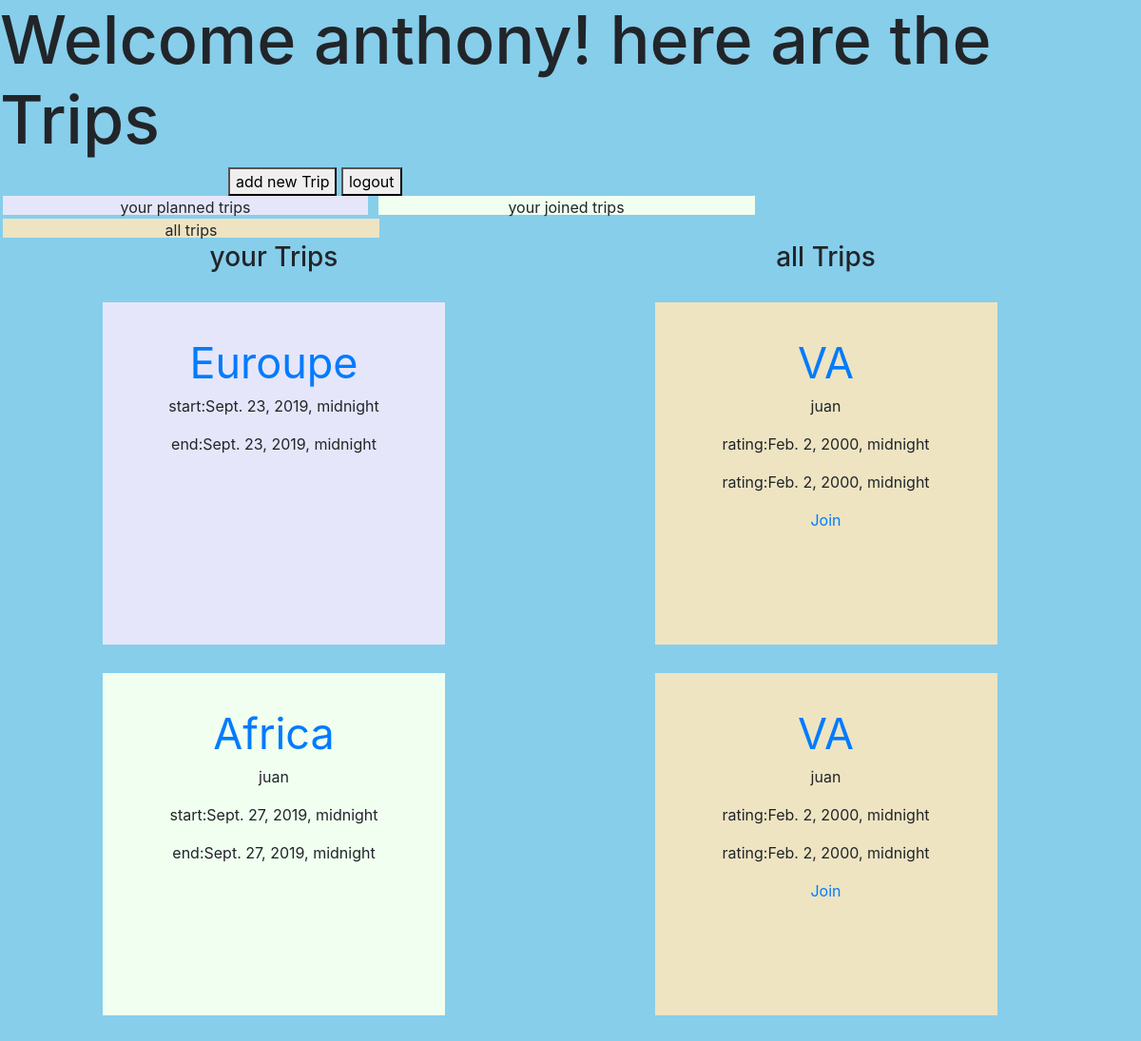
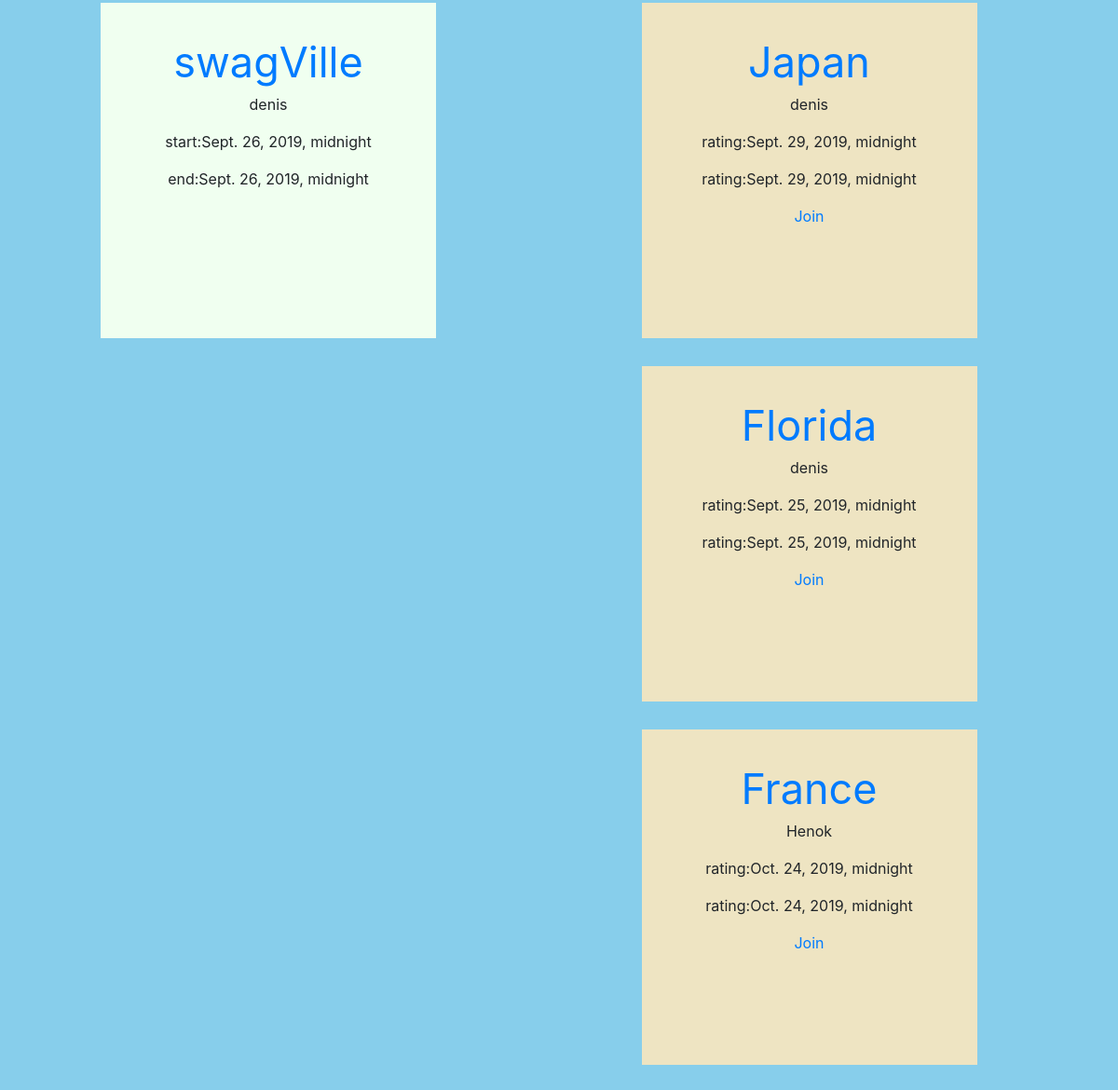
Page /travels (signed in) on the committed database (2 pictures, top to bottom).
### python_exam_app/models.py (models this page shows, shortened)
class User(models.Model):
    name = models.CharField(max_length=255)
    alias = models.CharField(max_length=255)
    email = models.CharField(max_length=255)
    password = models.CharField(max_length=255)
    created_at = models.DateTimeField(auto_now_add=True)
    updated_at = models.DateTimeField(auto_now_add=True)
    objects = UserManager()

class Trip(models.Model):
    destination =  models.CharField(max_length=255)
    start_date = created_at = models.DateTimeField()
    end_date = created_at = models.DateTimeField()
    plan = models.TextField()
    planner = models.ForeignKey(User, related_name='trips', on_delete=models.CASCADE)
    created_at = models.DateTimeField(auto_now_add=True)
    updated_at = models.DateTimeField(auto_now_add=True)
    buddies = models.ManyToManyField(User, related_name="trip")
    objects = TripManager()

### python_exam_app/views.py (the view)
# urls.py: path('travels', views.show_all_trips),
def show_all_trips(request):
    if 'id' not in request.session:
        return redirect('/')
    else:
        user = User.objects.get(id = request.session['id'])
        user_trips = Trip.objects.filter(planner = user.id)
        joined_trips = Trip.objects.filter(buddies = user.id)
        all_trips = Trip.objects.exclude(id__in = joined_trips)
        context = {
            'logged_in_user' : user,
            'user_trips': user_trips,
            'all_trips' : all_trips,
            'user' : user,
            'joined_trips' : joined_trips
        }
        return render(request, 'travel_advisery.html', context)

### python_exam_app/templates/travel_advisery.html (shortened to what this page needs)
<!DOCTYPE html>
<html lang="en">
<head>
    <link rel="stylesheet" href="https://stackpath.bootstrapcdn.com/bootstrap/4.3.1/css/bootstrap.min.css">
</head>
<body>
    <div id="maincontainer" >
        <h1>Welcome {{user.name}}! here are the Trips </h1>
        <a  id="logout_button" href="/add_trip"><button>add new Trip</button></a>
        <a  href="/logout"><button>logout</button></a>
        <br>
        <div id="keys">
            <div id="purple">
                <p>your planned trips</p>
            </div>
            <div id="green">
                    <p>your joined trips</p>
            </div>
            <div id="tan">
                    <p>all trips</p>
            </div>
        </div>
        <div id="reviews_container">
            <div class="inline" id="my_trips">
                <h3>your Trips</h3>
                {% for trip in user_trips %}
                    <div class="lavender_reviews my_reviews">
                        <a id="book_title" href="/trip/{{trip.id}}">{{trip.destination}}</a>
                        <p>start:{{trip.start_date}}</p>
                        <p>end:{{trip.start_date}}</p>
                    </div>
                {% endfor %}
                {% for trip in joined_trips %}
                    <div class="joined_reviews my_reviews">
                        <a id="book_title" href="/trip/{{trip.id}}">{{trip.destination}}</a>
                        <p>{{trip.planner.name}}</p>
                        <p>start:{{trip.start_date}}</p>
                        <p>end:{{trip.start_date}}</p>
                    </div>
                {% endfor %}
            </div>
            <div class="inline " id="all_trips">
                <h3>all Trips</h3>
                {% for trip in all_trips %}
                    {% if trip.planner.id != request.session.id %}
                        <div class="tan_reviews all_reviews">
                            <a id="book_title" href="/trip/{{trip.id}}">{{trip.destination}}</a>
                            <p>{{trip.planner.name}}</p>
                            <p>rating:{{trip.start_date}}</p>
                            <p>rating:{{trip.start_date}}</p>
                            <a href="/join_trip/{{trip.id}}">Join</a>
                        </div>
                    {% endif %}
                {% endfor %}
            </div>
        </div>
    </div>
    </body>
</html>

### python_exam_app/templates/travel_advisery.html (style rules this page uses)
#maincontainer { background-color: skyblue; }
h1 { display: inline-block; font-size: 70px; }
#logout_button { margin-left: 20%; }
#purple { margin: 0 3px; width: 32%; height: 20px; background-color: lavender; display: inline-block; text-align: center; }
#green { margin: 0 3px; width: 33%; height: 20px; background-color: honeydew; display: inline-block; text-align: center; }
#tan { margin: 0 3px; width: 33%; height: 20px; background-color: #eee4c2; display: inline-block; text-align: center; }
.lavender_reviews { margin: 30px auto; background-color: lavender; width: 300px; height: 300px; text-align: center; padding: 30px; overflow-wrap: break-word; overflow: auto }
.joined_reviews { margin: 30px auto; background-color: honeydew; width: 300px; height: 300px; text-align: center; padding: 30px; overflow-wrap: break-word; overflow: auto }
.tan_reviews { margin: 30px auto; background-color: #eee4c2; width: 300px; height: 300px; text-align: center; padding: 30px; overflow-wrap: break-word; overflow: auto; }
.inline { display: inline-block; width: 48%; vertical-align: top; text-align: center; border-radius: 15px; }
#book_title { font-size: 45px; }
* { -webkit-box-sizing: content-box; -moz-box-sizing: content-box; box-sizing: content-box; }
*:before,*:after { -webkit-box-sizing: content-box; -moz-box-sizing: content-box; box-sizing: content-box; }

### rows in the picture
User: name "anthony"
Trip: destination "Euroupe", start_date "Sept. 23, 2019, midnight"
Trip: destination "Africa", planner.name "juan", start_date "Sept. 27, 2019, midnight"
Trip: destination "swagVille", planner.name "denis", start_date "Sept. 26, 2019, midnight"
Trip: destination "VA", planner.name "juan", start_date "Feb. 2, 2000, midnight"
Trip: destination "VA", planner.name "juan", start_date "Feb. 2, 2000, midnight"
Trip: destination "Japan", planner.name "denis", start_date "Sept. 29, 2019, midnight"
Trip: destination "Florida", planner.name "denis", start_date "Sept. 25, 2019, midnight"
Trip: destination "France", planner.name "Henok", start_date "Oct. 24, 2019, midnight"
